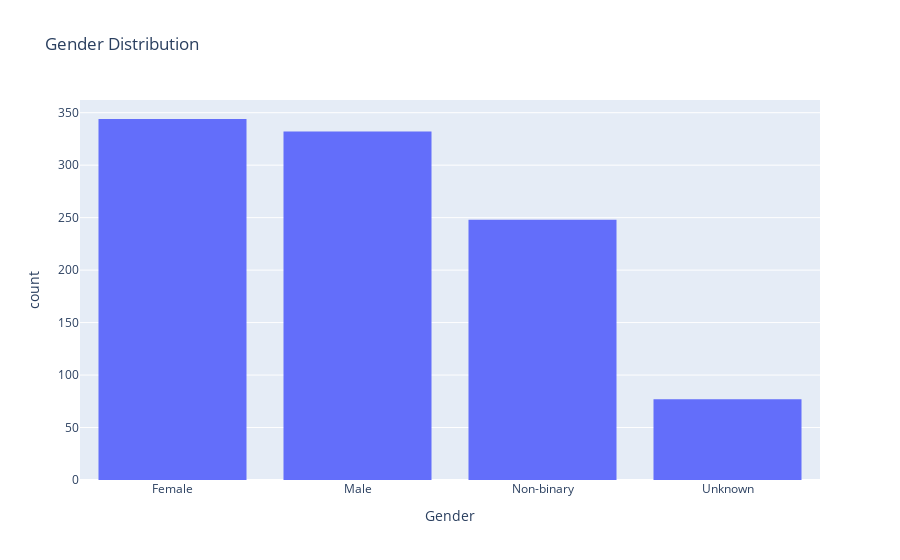

The cell this chart's notebook holds for it:
### Code cell
plt = px.histogram(train_df, x='Gender', title='Gender Distribution')
plt.show()

### Figure 1 — Plotly figure (JSON) as saved in the notebook; plotly's stock layout.template omitted (floating-point values rounded to 4 significant figures; data arrays with more than 128 entries replaced by an {"elided": "..."} marker saying what was removed)
{"data": [{"alignmentgroup": "True", "bingroup": "x", "hovertemplate": "Gender=%{x}<br>count=%{y}<extra></extra>", "legendgroup": "", "marker": {"color": "#636efa", "pattern": {"shape": ""}}, "name": "", "offsetgroup": "", "orientation": "v", "showlegend": false, "type": "histogram", "x": {"elided": "1001 str values"}, "xaxis": "x", "yaxis": "y"}], "layout": {"barmode": "relative", "legend": {"tracegroupgap": 0}, "title": {"text": "Gender Distribution"}, "xaxis": {"anchor": "y", "domain": [0, 1], "title": {"text": "Gender"}}, "yaxis": {"anchor": "x", "domain": [0, 1], "title": {"text": "count"}}}}
